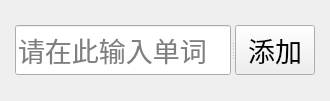
<?xml version="1.0" encoding="UTF-8"?>
<ui version="4.0">
 <class>AddWordForm</class>
 <widget class="QMainWindow" name="AddWordForm">
  <property name="geometry">
   <rect>
    <x>0</x>
    <y>0</y>
    <width>330</width>
    <height>101</height>
   </rect>
  </property>
  <property name="windowTitle">
   <string>添加单词</string>
  </property>
  <widget class="QWidget" name="centralwidget">
   <layout class="QGridLayout" name="gridLayout">
    <item row="0" column="1">
     <spacer name="verticalSpacer">
      <property name="orientation">
       <enum>Qt::Vertical</enum>
      </property>
      <property name="sizeHint" stdset="0">
       <size>
        <width>20</width>
        <height>40</height>
       </size>
      </property>
     </spacer>
    </item>
    <item row="2" column="1">
     <spacer name="verticalSpacer_2">
      <property name="orientation">
       <enum>Qt::Vertical</enum>
      </property>
      <property name="sizeHint" stdset="0">
       <size>
        <width>20</width>
        <height>40</height>
       </size>
      </property>
     </spacer>
    </item>
    <item row="1" column="1">
     <widget class="QSplitter" name="splitter">
      <property name="minimumSize">
       <size>
        <width>300</width>
        <height>50</height>
       </size>
      </property>
      <property name="maximumSize">
       <size>
        <width>800</width>
        <height>100</height>
       </size>
      </property>
      <property name="orientation">
       <enum>Qt::Horizontal</enum>
      </property>
      <widget class="QLineEdit" name="inputWord">
       <property name="font">
        <font>
         <pointsize>20</pointsize>
        </font>
       </property>
       <property name="text">
        <string/>
       </property>
       <property name="placeholderText">
        <string>请在此输入单词</string>
       </property>
      </widget>
      <widget class="QPushButton" name="pushButton">
       <property name="font">
        <font>
         <pointsize>20</pointsize>
        </font>
       </property>
       <property name="text">
        <string>添加</string>
       </property>
      </widget>
     </widget>
    </item>
    <item row="1" column="0">
     <spacer name="horizontalSpacer">
      <property name="orientation">
       <enum>Qt::Horizontal</enum>
      </property>
      <property name="sizeHint" stdset="0">
       <size>
        <width>40</width>
        <height>20</height>
       </size>
      </property>
     </spacer>
    </item>
    <item row="1" column="2">
     <spacer name="horizontalSpacer_2">
      <property name="orientation">
       <enum>Qt::Horizontal</enum>
      </property>
      <property name="sizeHint" stdset="0">
       <size>
        <width>40</width>
        <height>20</height>
       </size>
      </property>
     </spacer>
    </item>
   </layout>
  </widget>
  <widget class="QMenuBar" name="menuBar">
   <property name="geometry">
    <rect>
     <x>0</x>
     <y>0</y>
     <width>330</width>
     <height>21</height>
    </rect>
   </property>
  </widget>
  <action name="actionfanhui">
   <property name="text">
    <string>fanhui</string>
   </property>
  </action>
  <action name="actReturn">
   <property name="text">
    <string>返回上一级</string>
   </property>
  </action>
 </widget>
 <resources/>
 <connections/>
</ui>
